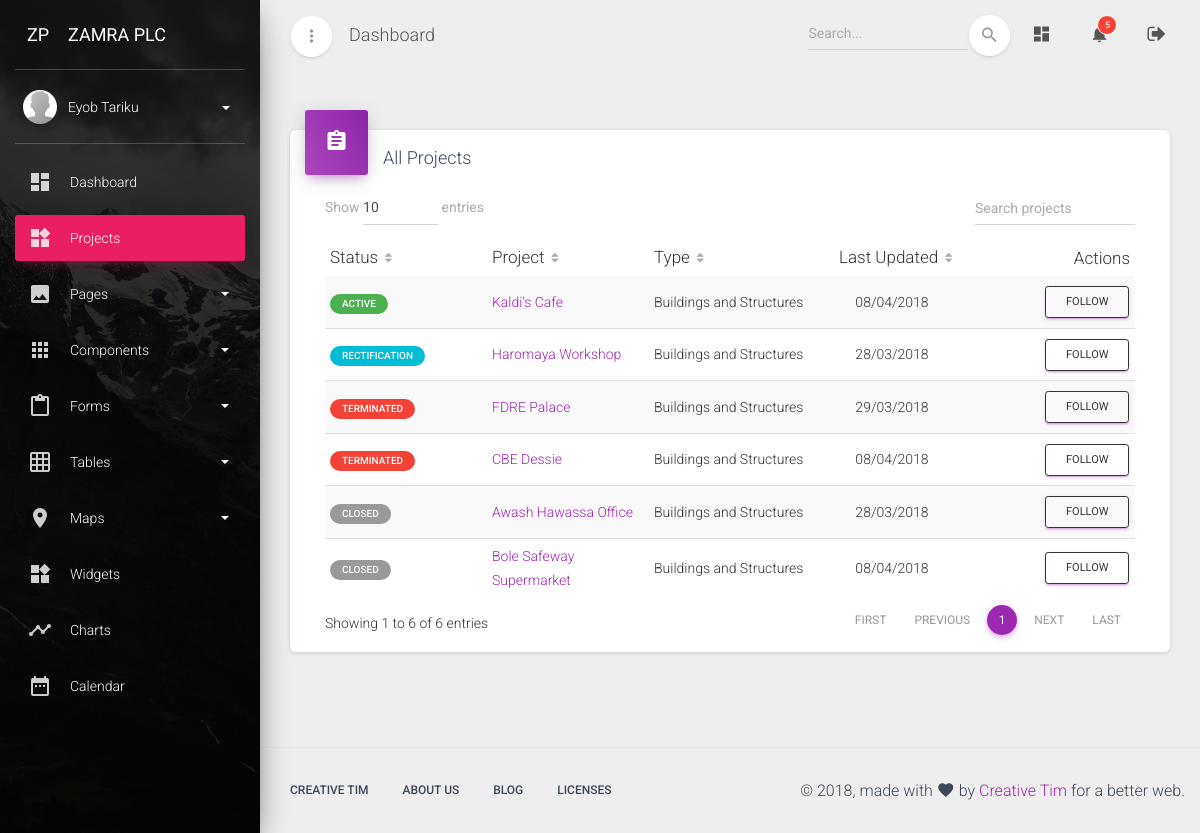
The page /dashboard/projects/ (signed in) on the database its author committed.
### dashboard/models.py (models this page shows, shortened)
class CustomUser(AbstractUser):
    avatar = models.ImageField(upload_to='avatars/', null=True, blank=True)
    full_name = models.CharField(max_length=120)
    job_title = models.CharField(max_length=100)
    bio = models.TextField('Short Bio', null=True, blank=True)
    projects_followed = models.ManyToManyField(
        'Project',
        related_name='projects_followed',
        blank=True
    )
    projects_administered = models.ManyToManyField(
        'Project',
        related_name='projects_administered',
        blank=True
    )
    is_project_admin = models.BooleanField(
        'Administer Project Detals',
        default=False,
    )
    is_insurance_admin = models.BooleanField(
        'Administer Insurance Details',
        default=False,
    )
    is_variation_admin = models.BooleanField(
        'Administer Variation Details',
        default=False,
    )
    is_claim_admin = models.BooleanField(
        'Administer Time Claim Details',
        default=False,
    )
    is_payment_admin = models.BooleanField(
        'Administer Payment Details',
        default=False,
    )
    def get_full_name(self):
        return self.full_name
    def get_screen_name(self):
        if self.full_name:
            return self.get_full_name()
        else:
            return self.username

class Project(models.Model):
    CONSTRUCTION_TYPE_CHOICES = (
        ('builiding', 'Buildings and Structures'),
        ('road', 'Road and Highway'),
        ('water', 'Water and Irrigations'),
    )
    PROJECT_STATUS_CHOICES = (
        (1, 'Unknown'),
        (2, 'Mobilization'),
        (3, 'Active'),
        (4, 'Rectification'),
        (5, 'Suspended'),
        (6, 'Terminated'),
        (7, 'Closed'),
    )
    PUBLISHED_STATUS_CHOICES = (
        (True, 'Published'),
        (False, 'Draft'),
    )
    construction_type = models.CharField(
        max_length=60,
        choices=CONSTRUCTION_TYPE_CHOICES,
        default='builiding'
    )
    status = models.IntegerField(
        'Project Status',
        choices=PROJECT_STATUS_CHOICES,
        default=1,
    )
    consultant = models.ForeignKey(Consultant, on_delete=models.CASCADE)
    employer = models.CharField(
        max_length=100,
        help_text='Official full name of the Employer',
    )
    full_name = models.CharField(
        'Official Project Title',
        max_length=100,
        help_text='Official full name of the construction project',
    )
    short_name = models.CharField(
        'Short Unofficial Project Title',
        max_length=100,
        help_text='Short common name of the construction project',
    )
    project_code = models.CharField(
        'Project Code (Optional)',
        max_length=30,
        null=True, blank=True,
    )
    description = models.TextField(
        'Short Project Description',
        null=True, blank=True,
        help_text='Short description of the construction project. (Optional)',
    )
    contract_amount = models.DecimalField(
        max_digits=16, decimal_places=2,
        null=True, blank=True,
        help_text='Project contract amount in ETB (before VAT)',
    )
    signing_date = models.DateField(
        'Agreement Signing Date',
        null=True, blank=True,
    )
    site_handover = models.DateField(
        'Site Handover Date',
        null=True, blank=True,
    )
    commencement_date = models.DateField(
        'commencement Date',
        null=True, blank=True,
    )
    period = models.PositiveIntegerField(
        'Contract Period',
        null=True, blank=True,
        help_text='Project life time in calendar days')
    completion_date = models.DateField(
        'Intended Completion Date',
        null=True, blank=True,
        help_text='User yyyy-mm-dd format',
    )
    created_at = models.DateTimeField(auto_now_add=True)
    updated_at = models.DateTimeField(auto_now=True)
    objects = models.Manager()
    my_projects = managers.ProjectManager()
    class Meta:
        ordering = ['status', '-updated_at', 'short_name', ]
        permissions = (
            ('admin_project', 'Administer Project'),
        )
    def get_status_label(self):
        if self.status == 2:
            return utils.status_label(
                btn='badge-primary',
                status=self.get_status_display()
            )
        elif self.status == 3:
            return utils.status_label(
                btn='badge-success',
                status=self.get_status_display()
            )
        elif self.status == 4:
            return utils.status_label(
                btn='badge-info',
                status=self.get_status_display()
            )
        elif self.status == 5:
            return utils.status_label(
                btn='badge-warning',
                status=self.get_status_display()
            )
        elif self.status == 6:
            return utils.status_label(
                btn='badge-danger',
                status=self.get_status_display()
            )
        else:
            return utils.status_label(
                btn='badge-default',
                status=self.get_status_display()
            )

### dashboard/views/projects.py (the view)
# urls.py: path('projects/', projects.ProjectList.as_view(), name='project-list'),
class ProjectList(LoginRequiredMixin, generic.ListView):
    model = models.Project
    template_name = 'dashboard/projects/project_list.html'
    def get_queryset(self, *args, **kwargs):
        return self.model.my_projects.all().order_by('status')
    def get_context_data(self, *args, **kwargs):
        context = super(ProjectList, self).get_context_data(*args, **kwargs)
        context['page_name'] = 'Projects'
        return context

### dashboard/utils.py (called while the page is built)
def status_label(**kwargs):
    btn = kwargs.get('btn', 'btn-default')
    status_message = kwargs.get('status', 'Not Available')
    output = '<span class="badge {}">{}</span>'.format(
        btn,
        status_message,
    )
    return output

### dashboard/templates/dashboard/projects/project_list.html (shortened to what this page needs)
{% extends 'dashboard_base.html' %}
{% block content %}
<div class="row">
    <div class="col-sm-12">
        <div class="card">
          <div class="card-header card-header-primary card-header-icon">
            <div class="card-icon">
              <i class="material-icons">assignment</i>
            </div>
            <h4 class="card-title">All Projects</h4>
          </div>
            <div class="card-body">
                <div class="material-datatables">
                    <table id="projectDatatables" class="table table-striped table-no-bordered table-hover" cellspacing="0" width="100%" style="width:100%">
                        <thead>
                            <tr>
                                <th>Status</th>
                                <th>Project</th>
                                <th>Type</th>
                                <th class="text-center">Last Updated</th>
                                <th class="disabled-sorting text-right">Actions</th>
                            </tr>
                        </thead>
                        <tbody>
                            {% for project in project_list %}
                            <tr>
                                <td>
                                    {% autoescape off %}
                                    {{ project.get_status_label }}
                                    {% endautoescape %}
                                </td>
                                <td>
                                    <a href="{% url 'dashboard:project-detail' project.id %}" title="{{ project.full_name }}">{{ project.short_name }}</a>
                                </td>
                                <td>{{ project.get_construction_type_display }}</td>
                                <td class="text-center">{{ project.updated_at|date:'d/m/Y' }}</td>
                                <td class="text-right">
                                    <a href="#" class="btn btn-sm btn-outline btn-primary">Follow</a>
                                </td>
                            </tr>
                            {% endfor %}
                        </tbody>
                    </table>
                </div>
            </div>
        </div>
    </div>
</div>
{% endblock content %}

### dashboard/templates/dashboard_base.html (shortened to what this page needs)
{% load static %}
<!DOCTYPE html>
<html lang="en">
<head>
  <link rel="stylesheet" href="https://maxcdn.bootstrapcdn.com/font-awesome/latest/css/font-awesome.min.css">
  <link rel="stylesheet" href="{% static 'assets/css/material-dashboard.min.css' %}">
  <link rel="stylesheet" href="{% static 'assets/css/custom.css' %}">
</head>
<body class="">
  <div class="wrapper">
  {% block wrapper %}
    <div class="sidebar" data-color="rose" data-background-color="black" data-image="{% static 'assets/img/sidebar-1.jpg' %}">
    {% block sidebar %}
        <div class="logo">
        {% block logo %}
            <a href="#" class="simple-text logo-mini">
                 ZP
            </a>
            <a href="#" class="simple-text logo-normal">
                 Zamra Plc
            </a>
        {% endblock logo %}
        </div>
        <div class="sidebar-wrapper">
        {% block sidebar_wrapper %}
            <div class="user">
                <div class="photo">
                    <img src="{% static 'assets/img/default-avatar.png' %}" />
                </div>
                <div class="user-info">
                    <a data-toggle="collapse" href="dashboard.html#collapseExample" class="username">
                        <span>
                           {{ user.get_screen_name }}
                          <b class="caret"></b>
                        </span>
                    </a>
                </div>
            </div>
            <ul class="nav">
                <li class="nav-item ">
                    <a class="nav-link" href="{% url 'dashboard:index' %}">
                        <i class="material-icons">dashboard</i>
                        <p> Dashboard </p>
                    </a>
                </li>
                <li class="nav-item {% if page_name == 'Projects' %} active {% endif %} ">
                    <a class="nav-link" href="{% url 'dashboard:project-list' %}">
                        <i class="material-icons">widgets</i>
                        <p> Projects </p>
                    </a>
                </li>
                <li class="nav-item ">
                    <a class="nav-link" data-toggle="collapse" href="dashboard.html#pagesExamples">
                        <i class="material-icons">image</i>
                        <p> Pages
                           <b class="caret"></b>
                        </p>
                    </a>
                </li>
                <li class="nav-item ">
                    <a class="nav-link" data-toggle="collapse" href="dashboard.html#componentsExamples">
                        <i class="material-icons">apps</i>
                        <p> Components
                           <b class="caret"></b>
                        </p>
                    </a>
                </li>
                <li class="nav-item ">
                    <a class="nav-link" data-toggle="collapse" href="dashboard.html#formsExamples">
                        <i class="material-icons">content_paste</i>
                        <p> Forms
                           <b class="caret"></b>
                        </p>
                    </a>
                </li>
                <li class="nav-item ">
                    <a class="nav-link" data-toggle="collapse" href="dashboard.html#tablesExamples">
                        <i class="material-icons">grid_on</i>
                        <p> Tables
                           <b class="caret"></b>
                        </p>
                    </a>
                </li>
                <li class="nav-item ">
                    <a class="nav-link" data-toggle="collapse" href="dashboard.html#mapsExamples">
                        <i class="material-icons">place</i>
                        <p> Maps
                           <b class="caret"></b>
                        </p>
                    </a>
                </li>
                <li class="nav-item ">
                    <a class="nav-link" href="widgets.html">
                        <i class="material-icons">widgets</i>
                        <p> Widgets </p>
                    </a>
                </li>
                <li class="nav-item ">
                    <a class="nav-link" href="charts.html">
                        <i class="material-icons">timeline</i>
                        <p> Charts </p>
                    </a>
                </li>
                <li class="nav-item ">
                    <a class="nav-link" href="calendar.html">
                        <i class="material-icons">date_range</i>
                        <p> Calendar </p>
                    </a>
                </li>
            </ul>
        {% endblock sidebar_wrapper %}
        </div>
    {% endblock sidebar %}
    </div>
    <div class="main-panel">
    {% block main_panel %}
        <nav class="navbar navbar-expand-lg navbar-transparent  navbar-absolute fixed-top">
        	<div class="container-fluid">
            <div class="navbar-wrapper">
              <div class="navbar-minimize">
                <button id="minimizeSidebar" class="btn btn-just-icon btn-white btn-fab btn-round">
                    <i class="material-icons text_align-center visible-on-sidebar-regular">more_vert</i>
                </button>
              </div>
        			<a class="navbar-brand" href="dashboard.html#pablo">Dashboard</a>
        		</div>
        	    <div class="collapse navbar-collapse justify-content-end">
              <form class="navbar-form">
                  <div class="input-group no-border">
                      <input type="text" value="" class="form-control" placeholder="Search...">
                      <button type="submit" class="btn btn-white btn-round btn-just-icon">
                        <i class="material-icons">search</i>
                        <div class="ripple-container"></div>
                      </button>
                  </div>
              </form>
        			<ul class="navbar-nav">
        				<li class="nav-item">
        					<a class="nav-link" href="{% url 'dashboard:index' %}">
                    <i class="material-icons">dashboard</i>
        					</a>
        				</li>
        				<li class="nav-item dropdown">
        					<a class="nav-link" href="https://creative-tim.com" id="navbarDropdownMenuLink" data-toggle="dropdown" aria-haspopup="true" aria-expanded="false">
                    <i class="material-icons">notifications</i>
                    <span class="notification">5</span>
        					</a>
        				</li>
        				<li class="nav-item">
        					<a class="nav-link" href="{% url 'dashboard:logout' %}" title="Logout">
                    <i class="fa fa-sign-out"></i>
        					</a>
        				</li>
        			</ul>
        	    </div>
        	</div>
        </nav>
        <div class="content">
          <div class="container-fluid">
            {% block content %}
            {% endblock content %}
        </div>
    {% endblock main_panel %}
    </div>
    {% block footer %}
    <footer class="footer ">
      <div class="container">
          <nav class="pull-left">
              <ul>
                  <li>
                      <a href="https://www.creative-tim.com">
                          Creative Tim
                      </a>
                  </li>
                  <li>
                      <a href="http://presentation.creative-tim.com">
                         About Us
                      </a>
                  </li>
                  <li>
                      <a href="http://blog.creative-tim.com">
                         Blog
                      </a>
                  </li>
                  <li>
                      <a href="https://www.creative-tim.com/license">
                          Licenses
                      </a>
                  </li>
              </ul>
          </nav>
          <div class="copyright pull-right">
              &copy; <script>document.write(new Date().getFullYear())</script>, made with <i class="material-icons">favorite</i> by <a href="https://www.creative-tim.com" target="_blank">Creative Tim</a> for a better web.
          </div>
      </div>
    </footer>
    {% endblock footer %}
  {% endblock wrapper %}
  </div>
</body>
</html>

### rows shown on the page
CustomUser: get_screen_name "Eyob Tariku"
Project: get_status_label "ACTIVE", short_name "Kaldi's Cafe", construction_type "Buildings and Structures", updated_at "08/04/2018"
Project: get_status_label "RECTIFICATION", short_name "Haromaya Workshop", construction_type "Buildings and Structures", updated_at "28/03/2018"
Project: get_status_label "TERMINATED", short_name "FDRE Palace", construction_type "Buildings and Structures", updated_at "29/03/2018"
Project: get_status_label "TERMINATED", short_name "CBE Dessie", construction_type "Buildings and Structures", updated_at "08/04/2018"
Project: get_status_label "CLOSED", short_name "Awash Hawassa Office", construction_type "Buildings and Structures", updated_at "28/03/2018"
Project: get_status_label "CLOSED", short_name "Bole Safeway Supermarket", construction_type "Buildings and Structures", updated_at "08/04/2018"
